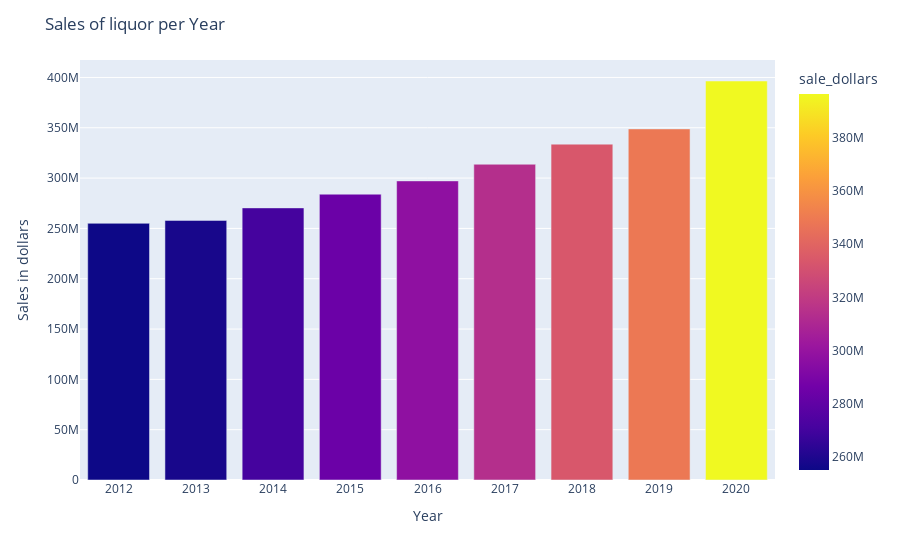

The code cell stored with this chart in its notebook:
### Code cell
import plotly.express as px

plot_year = sales_category_month.fillna('NA').groupby(['Year','category_name'])['sale_dollars'].sum().groupby(
            ['Year','category_name']).max().sort_values().groupby(
            ['Year']).sum().sort_values(ascending=False)
year = pd.DataFrame(plot_year.head(20))

fig_reg = px.bar(year,x=year.index, y='sale_dollars',color='sale_dollars')
fig_reg.update_layout(
    title="Sales of liquor per Year",
    xaxis_title=" Year",
    yaxis_title="Sales in dollars",
    )
fig_reg.show()

### Figure 1 — Plotly figure (JSON) as saved in the notebook; plotly's stock layout.template omitted (floating-point values rounded to 4 significant figures)
{"data": [{"alignmentgroup": "True", "hovertemplate": "Year=%{x}<br>sale_dollars=%{marker.color}<extra></extra>", "legendgroup": "", "marker": {"color": [396500000.0, 348900000.0, 333700000.0, 313800000.0, 297200000.0, 284000000.0, 270400000.0, 258000000.0, 255100000.0], "coloraxis": "coloraxis"}, "name": "", "offsetgroup": "", "orientation": "v", "showlegend": false, "textposition": "auto", "type": "bar", "x": [2020, 2019, 2018, 2017, 2016, 2015, 2014, 2013, 2012], "xaxis": "x", "y": [396500000.0, 348900000.0, 333700000.0, 313800000.0, 297200000.0, 284000000.0, 270400000.0, 258000000.0, 255100000.0], "yaxis": "y"}], "layout": {"barmode": "relative", "coloraxis": {"colorbar": {"title": {"text": "sale_dollars"}}, "colorscale": [[0, "#0d0887"], [0.1111, "#46039f"], [0.2222, "#7201a8"], [0.3333, "#9c179e"], [0.4444, "#bd3786"], [0.5556, "#d8576b"], [0.6667, "#ed7953"], [0.7778, "#fb9f3a"], [0.8889, "#fdca26"], [1, "#f0f921"]]}, "legend": {"tracegroupgap": 0}, "margin": {"t": 60}, "title": {"text": "Sales of liquor per Year"}, "xaxis": {"anchor": "y", "domain": [0, 1], "title": {"text": " Year"}}, "yaxis": {"anchor": "x", "domain": [0, 1], "title": {"text": "Sales in dollars"}}}}
